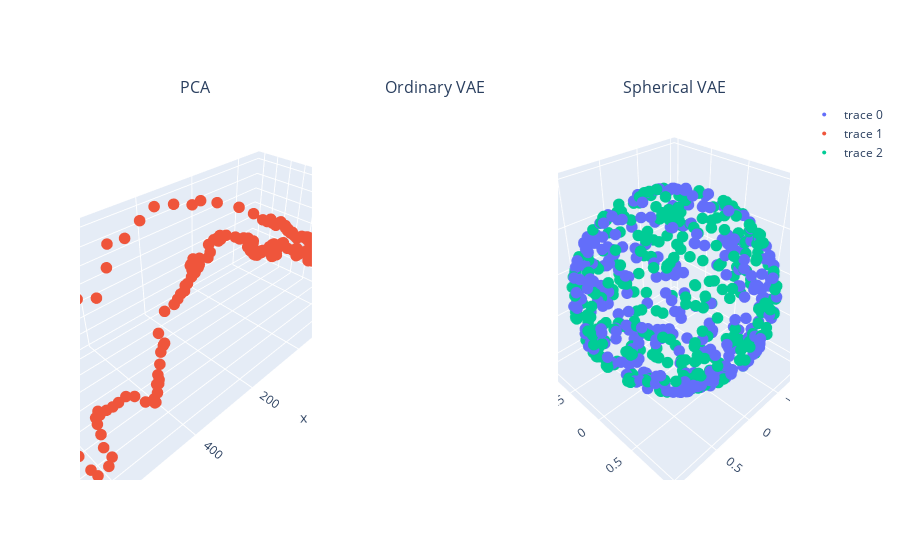

Notebook cell for this chart:
### Code cell
fig

### Figure 1 — Plotly figure (JSON) as saved in the notebook; plotly's stock layout.template omitted (floating-point values rounded to 4 significant figures; data arrays with more than 128 entries replaced by an {"elided": "..."} marker saying what was removed)
{"data": [{"marker": {"size": 4}, "mode": "markers", "scene": "scene3", "type": "scatter3d", "x": {"elided": "300 float values"}, "y": {"elided": "300 float values"}, "z": {"elided": "300 float values"}}, {"marker": {"size": 4}, "mode": "markers", "scene": "scene", "type": "scatter3d", "x": {"elided": "225 float values"}, "y": {"elided": "225 float values"}, "z": {"elided": "225 float values"}}, {"marker": {"size": 4}, "mode": "markers", "scene": "scene3", "type": "scatter3d", "x": {"elided": "300 float values"}, "y": {"elided": "300 float values"}, "z": {"elided": "300 float values"}}], "layout": {"annotations": [{"font": {"size": 16}, "showarrow": false, "text": "PCA", "x": 0.1633, "xanchor": "center", "xref": "paper", "y": 1, "yanchor": "bottom", "yref": "paper"}, {"font": {"size": 16}, "showarrow": false, "text": "Ordinary VAE", "x": 0.5, "xanchor": "center", "xref": "paper", "y": 1, "yanchor": "bottom", "yref": "paper"}, {"font": {"size": 16}, "showarrow": false, "text": "Spherical VAE", "x": 0.8367, "xanchor": "center", "xref": "paper", "y": 1, "yanchor": "bottom", "yref": "paper"}], "scene": {"domain": {"x": [0, 0.3267], "y": [0, 1]}}, "scene2": {"domain": {"x": [0.3367, 0.6633], "y": [0, 1]}}, "scene3": {"domain": {"x": [0.6733, 1], "y": [0, 1]}}}}
